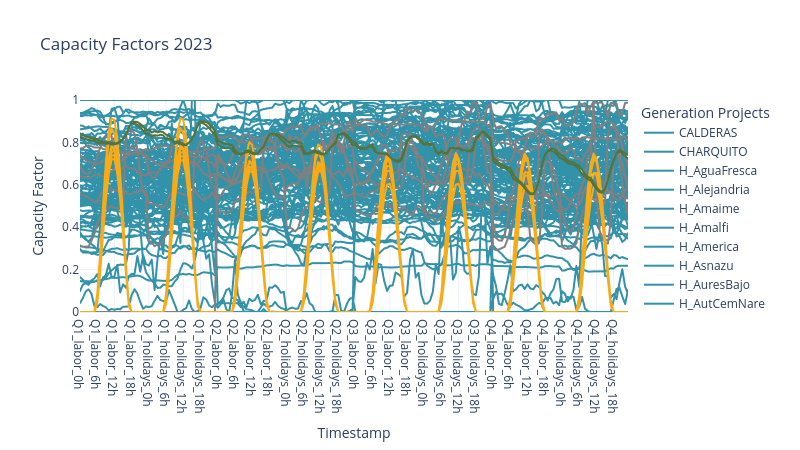

This figure's notebook cell:
### Code cell
sc.variable_capacitors.plot_all_capacities(model_path, hydro_variable_capacity, timepoints, base_year)
